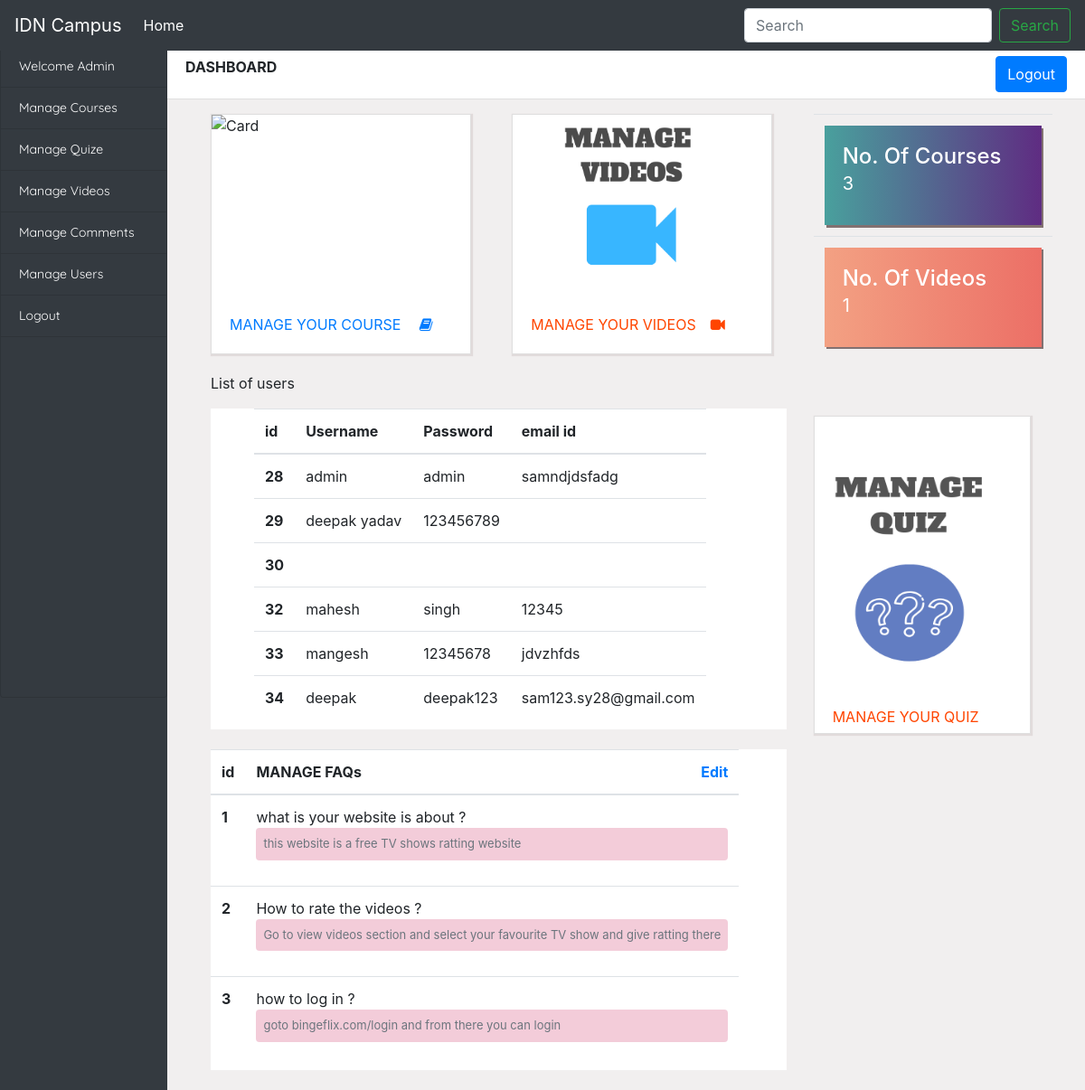
/admin/admin_main.php, run on the app's committed database.
### tables this page shows
CREATE TABLE `faq` (
  `id` int(11) NOT NULL,
  `faq_title` varchar(255) NOT NULL,
  `faq_description` varchar(255) NOT NULL
);

### admin/classes/admin.php (called while the page is built, shortened)
<?php
 class admin
 {
 	public $host="localhost";
 	public $username="root";
 	public $pass="";
 	public $db_name="uniquedeveloper";
 	public $conn;
 	public $user_details;
 	public $course_count=0;
 	public $video_count=0;
 	public $faq_list;
 	public function __construct()
 	{
 		$this->conn=new mysqli($this->host,$this->username,$this->pass,$this->db_name);
 	}
 	public function show_users()
 	{
 		$query="select * from login";
 		$result=$this->conn->query($query);
 		while($row=$result->fetch_array(MYSQLI_ASSOC))
 		{
 			$this->user_details[]=$row;
 		}
 		return $this->user_details;
 	}
 	public function display_course_count()
 	{
 		$query="select * from programming_languages";
 		$result=$this->conn->query($query);
 		while($row=$result->fetch_array(MYSQLI_ASSOC))
 		{
 			$this->course_count++;
 		}
 		print_r($this->course_count);
 	}
	public function display_video_count()
	{
		$query="select * from video_info";
 		$result=$this->conn->query($query);
 		while($row=$result->fetch_array(MYSQLI_ASSOC))
 		{
 			$this->video_count++;
 		}
 		print_r($this->video_count);
	}
	public function display_faq_list()
	{
		$query="select * from faq";
 		$result=$this->conn->query($query);
 		while($row=$result->fetch_array(MYSQLI_ASSOC))
 		{
 			$this->faq_list[]=$row;
 		}
 		return ($this->faq_list);
	}
}
 ?>

### admin/admin_main.php (the view, shortened to what this page needs)
<?php
  include("classes/admin.php");
  $admin=new admin;
  $userd=$admin->show_users();
 ?>
<!doctype html>
<html lang="en">
  <head>
  <link rel="stylesheet" href="https://maxcdn.bootstrapcdn.com/bootstrap/4.0.0/css/bootstrap.min.css">
  <link rel="stylesheet" type="text/css" href="https://stackpath.bootstrapcdn.com/font-awesome/4.7.0/css/font-awesome.min.css">
  </head>
  <body style="background-color:#f1efef">
  <nav class="navbar navbar-expand-lg navbar-light bg-dark fixed-top">
  <a class="navbar-brand text-white" href="#">IDN Campus</a>
  <div class="collapse navbar-collapse" id="navbarSupportedContent">
    <ul class="navbar-nav mr-auto ">
      <li class="nav-item active">
        <a class="nav-link text-white" href="#">Home <span class="sr-only">(current)</span></a>
      </li>
    </ul>
    <form class="form-inline my-2 my-lg-0">
      <input class="form-control mr-sm-2" type="search" placeholder="Search" aria-label="Search">
      <button class="btn btn-outline-success my-2 my-sm-0" type="submit">Search</button>
    </form>
  </div>
</nav>
    <div class="container-fluid" style="margin-top: 50px;" >
      <div class="row">
        <div class="col-sm-2 col-md-2 sidebar badge-dark" style="margin:inherit;" id="sidebar" >
         <ul class="list-group text-white sidebar-list">
            <li class="list-group-item  bg-dark "><a href="">Welcome Admin</a></li>
            <li class="list-group-item bg-dark "><a href="manage_courses/manage_courses.php">Manage Courses</a></li>
            <li class="list-group-item bg-dark"><a href="manage_quiz/manage_quiz.php">Manage Quize</a></li>
            <li class="list-group-item bg-dark"><a href="manage_videos/manage_videos.php">Manage Videos</a></li>
            <li class="list-group-item bg-dark"><a href="">Manage Comments</a></li>
            <li class="list-group-item bg-dark"><a href="">Manage Users</a></li>
            <li class="list-group-item bg-dark"><a href="">Logout</a></li>
            <li class="list-group-item bg-dark" style="height: 400px;"></li>
          </ul>
        </div>
        <div class=" col-md-10">
               <div class="card-header bg-white" style="margin-right: -45px; height: 60px;">
                 <b>DASHBOARD</b>
                  <button type="btn btn-outline-success" class="btn btn-primary float-right" style="height: 40px;"><a href="../login.php" class="text-white ">Logout</a> </button>
                  </div>
                 <div class="row">
          <div class="col-md-4 mt-3 ml-5">
            <div class="card shadow " style="width: 18rem; box-shadow: 1px 1px 1px 1px #e1dbdb; border-radius:0px; border-top-left-radius: 0px; cursor:pointer;">
              <img class="myimg" src="../uploadimg/file3.png" alt="Card" width="288" height="200">
              <div class="card-body">
                <p class="card-text"><a href="manage_courses/manage_courses.php" style="text-decoration: none;">MANAGE YOUR COURSE <i class="fa fa-book ml-3"></i></a></p>
              </div>
            </div>
          </div>
           <div class="col-md-4 mt-3">
            <div class="card shadow" style="width: 18rem;cursor:pointer; box-shadow:1px 1px 1px 1px #e1dbdb; border-radius:0px; border-top-left-radius: 0px;">
              <img class="" src="../uploadimg/file4.png" alt="Card" width="288" height="200">
              <div class="card-body">
                <p class="card-text "><a href="manage_videos/manage_videos.php" style="text-decoration: none; color: orangered">MANAGE YOUR VIDEOS</a><i class="fa fa-video-camera ml-3" style="color: orangered"></i></p>
              </div>
            </div>
          </div>
          <div class="col-sm-3 mt-3">
            <table class="table table-borderless">
    <tbody >
      <tr>
        <td class="mytable1">
           <div class="card shadow border-0 " style="width: 15rem; height: 110px; box-shadow: 2px 3px #827171; border-radius:0px; border-top-left-radius: 0px;">
              <div class="card-body">
                <p class="card-text text-white"><b class="h4">No. Of Courses </b><br><span style="font-size: 20px;"><?php $admin->display_course_count(); ?></span></p>
              </div>
            </div>
        </td>
      </tr>
      <tr>
        <td class="mytable2">
           <div class="card shadow border-0" style="width: 15rem; height: 110px; box-shadow: 2px 2px #827171; border-radius:0px; border-top-left-radius: 0px;">
             <div class="card-body">
                <p class="card-text text-white"><b class="h4">No. Of Videos</b><br><span style="font-size: 20px;"><?php $admin->display_video_count(); ?></span></p>
              </div>
        </td>
      </tr>
    </tbody>
  </table>
          </div>
            </div>
            <div class="row ">
              <div class="col-md-8">
                <table class="table ml-5 bg-white shodow pl-5 table-responsive" style=" height : 355px;overflow-y: scroll;display: inline-block; width: 640px;">
                <p class="ml-5">List of users</p>
                <thead>
                  <tr>
                    <th scope="col">id</th>
                    <th scope="col">Username</th>
                    <th scope="col">Password</th>
                    <th scope="col">email id</th>
                  </tr>
                </thead>
                <tbody style="">
                   <?php
                          foreach ($userd as $userdata) {
                   ?>
                  <tr >
                    <th scope="row"><?php echo $userdata['id']; ?></th>
                    <td ><?php echo $userdata['username']; ?></td>
                    <td><?php echo $userdata['password']; ?></td>
                    <td><?php echo $userdata['email']; ?></td>
                  </tr>
                 <?php } ?>
                </tbody>
              </table>
              </div>
           <div class="col-md-3 mt-5 ml-5">
            <div class="card shadow" style="width: 15rem; height:22rem; box-shadow:1px 1px 1px 1px #e1dbdb; border-radius:0px; border-top-left-radius: 0px;">
              <img class="" src="../uploadimg/file6.png" alt="Card" width="210" height="300">
              <div class="card-body">
                <p class="card-text "><a href="manage_quiz/manage_quiz.php" style="text-decoration: none; color: orangered">MANAGE YOUR QUIZ</a></p>
              </div>
            </div>
          </div>
            </div>
            <div class="row">
              <div class="col-md-8 ml-5">
              <table class="table bg-white" style="height : 355px;overflow-y: scroll;display: inline-block; width:640px">
                  <caption>List of users</caption>
                  <thead>
                    <tr>
                      <th>id</th>
                      <th scope="col">MANAGE FAQs   <a href="" class="float-right" style="text-decoration: none;">Edit</a></th>
                    </tr>
                  </thead>
                  <tbody>
                    <?php  $faq=$admin->display_faq_list();
                      foreach ($faq as $faq_list)
                       {
                     ?>
                    <tr style="width: 500px;" >
                      <th><?php echo $faq_list['id']; ?></th>
                      <td><?php echo $faq_list['faq_title']; ?><br><blockquote class="rounded p-2 text-muted " style="font-size: 13px; background-color: #db6a8f57;"><?php echo $faq_list['faq_description']; ?></blockquote></td>
                    </tr>
                  <?php } ?>
                  </tbody>
                </table>
                </div>
            </div>
        </div>
      </div>
    </div>
  </body>
</html>

### admin/admin_main.php (style rules this page uses)
.sidebar-list { margin-right: -15px; font-family: 'Quicksand', sans-serif; font-size: 14px }
.sidebar-list li a { color:white; text-decoration: none; }
.mytable1 .card { background: #5f2c82; background: -webkit-linear-gradient(to right, #49a09d, #5f2c82); background: linear-gradient(to right, #49a09d, #5f2c82); }
.mytable2 .card { background: #EC6F66; background: -webkit-linear-gradient(to right, #F3A183, #EC6F66); background: linear-gradient(to right, #F3A183, #EC6F66); }
.card { overflow: hidden; transition: all 0.9s ease; }

### data on the page
faq: id "1", faq_title "what is your website is about ?", faq_description "this website is a free TV shows ratting website"
faq: id "2", faq_title "How to rate the videos ?", faq_description "Go to view videos section and select your favourite TV show and give ratting there"
faq: id "3", faq_title "how to log in ?", faq_description "goto bingeflix.com/login and from there you can login"

### other printed values
$userdata['id'] "28"
$userdata['username'] "admin"
$userdata['password'] "admin"
$userdata['email'] "samndjdsfadg"
$userdata['id'] "29"
$userdata['username'] "deepak yadav"
$userdata['password'] "123456789"
$userdata['id'] "30"
$userdata['id'] "32"
$userdata['username'] "mahesh"
$userdata['password'] "singh"
$userdata['email'] "12345"
$userdata['id'] "33"
$userdata['username'] "mangesh"
$userdata['password'] "12345678"
